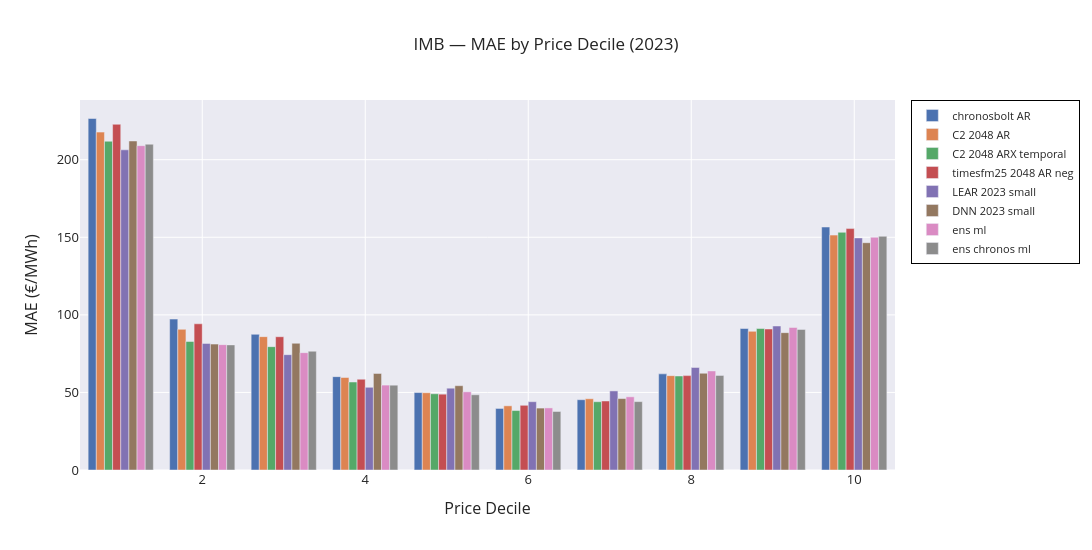

Notebook code for this chart:
### Code cell
imb_display = [
    'chronosbolt_AR', 'chronos2_2048_AR', 'chronos2_2048_ARX_temporal', 'timesfm25_2048_AR_neg',
    'LEAR_2023_small', 'DNN_2023_small',  'ens_ml', 'ens_chronos_ml',#'ens_tsfm',
    # 'chronos2_512_ARX_temporal', 'chronos2_1024_ARX_temporal', 'chronos2_2048_ARX_temporal',
]
imb_display = [c for c in imb_display if c in decile_mae_imb.columns]

fig = go.Figure()
for col in imb_display:
    fig.add_trace(go.Bar(
        x=decile_mae_imb.index,
        y=decile_mae_imb[col],
        name=col.replace('chronos2', 'C2').replace('_', ' '),
    ))

fig.update_layout(
    barmode='group',
    width=1100, height=550, template=TEMPLATE,
    title='IMB — MAE by Price Decile (2023)',
    xaxis=dict(title='Price Decile', title_font=dict(size=16), tickfont=dict(size=13)),
    yaxis=dict(title='MAE (€/MWh)', title_font=dict(size=16), tickfont=dict(size=13)),
    legend=dict(font=dict(size=11), bgcolor='rgba(255,255,255,0.7)', bordercolor='black', borderwidth=1)
)
fig.show()

### Figure 1 — Plotly figure (JSON) as saved in the notebook; plotly's stock layout.template omitted (floating-point values rounded to 4 significant figures)
{"data": [{"name": "chronosbolt AR", "type": "bar", "x": [1, 2, 3, 4, 5, 6, 7, 8, 9, 10], "y": [226.6, 97.28, 87.49, 60.17, 49.92, 39.68, 45.31, 61.96, 91.19, 156.6]}, {"name": "C2 2048 AR", "type": "bar", "x": [1, 2, 3, 4, 5, 6, 7, 8, 9, 10], "y": [217.8, 90.67, 85.95, 59.63, 49.81, 41.37, 45.94, 60.81, 89.38, 151.4]}, {"name": "C2 2048 ARX temporal", "type": "bar", "x": [1, 2, 3, 4, 5, 6, 7, 8, 9, 10], "y": [211.9, 82.84, 79.49, 56.72, 49.14, 38.32, 44.02, 60.59, 91.21, 153.2]}, {"name": "timesfm25 2048 AR neg", "type": "bar", "x": [1, 2, 3, 4, 5, 6, 7, 8, 9, 10], "y": [222.8, 94.24, 85.9, 58.51, 48.88, 41.71, 44.49, 60.84, 90.89, 155.6]}, {"name": "LEAR 2023 small", "type": "bar", "x": [1, 2, 3, 4, 5, 6, 7, 8, 9, 10], "y": [206.4, 81.6, 74.33, 53.32, 52.73, 44.03, 50.98, 66.1, 92.82, 149.6]}, {"name": "DNN 2023 small", "type": "bar", "x": [1, 2, 3, 4, 5, 6, 7, 8, 9, 10], "y": [212.1, 81.16, 81.7, 62.25, 54.34, 39.91, 46.02, 62.38, 88.53, 146.5]}, {"name": "ens ml", "type": "bar", "x": [1, 2, 3, 4, 5, 6, 7, 8, 9, 10], "y": [209.0, 80.79, 75.63, 54.73, 50.39, 40.02, 47.18, 63.84, 91.86, 150.0]}, {"name": "ens chronos ml", "type": "bar", "x": [1, 2, 3, 4, 5, 6, 7, 8, 9, 10], "y": [210.0, 80.64, 76.58, 54.66, 48.5, 37.72, 44.08, 60.99, 90.61, 150.7]}], "layout": {"barmode": "group", "height": 550, "legend": {"bgcolor": "rgba(255,255,255,0.7)", "bordercolor": "black", "borderwidth": 1, "font": {"size": 11}}, "title": {"text": "IMB — MAE by Price Decile (2023)"}, "width": 1100, "xaxis": {"tickfont": {"size": 13}, "title": {"font": {"size": 16}, "text": "Price Decile"}}, "yaxis": {"tickfont": {"size": 13}, "title": {"font": {"size": 16}, "text": "MAE (€/MWh)"}}}}
